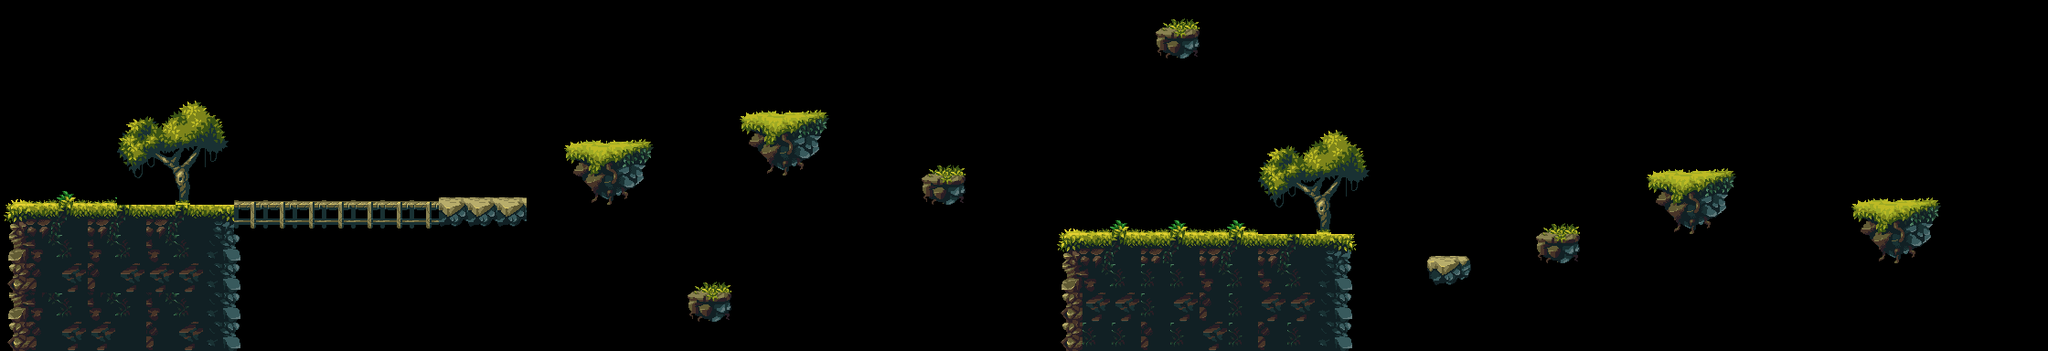

Tiled map render using the project's own tile images. Description and the whole map definition, tile-layer contents included, below:
An orthogonal 70x12 tile map with 32x32 px tiles, 1 tile layer (Tile Layer 1) and 20 objects.

<map version="1.4" tiledversion="1.4.3" orientation="orthogonal" renderorder="right-down" width="70" height="12" tilewidth="32" tileheight="32" infinite="0" nextlayerid="9" nextobjectid="33">
 <editorsettings>
  <export target="level2.lua" format="lua" />
 </editorsettings>
 <tileset firstgid="1" name="tiles" tilewidth="32" tileheight="32" tilecount="290" columns="29">
  <image source="tileset.png" width="928" height="320" />
 </tileset>
 <layer id="1" name="Tile Layer 1" width="70" height="12">
  <data encoding="csv">
0,0,0,0,0,0,0,0,0,0,0,0,0,0,0,0,0,0,0,0,0,0,0,0,0,0,0,0,0,0,0,0,0,0,0,0,0,0,0,89,154,0,0,0,0,0,0,0,0,0,0,0,0,0,0,0,0,0,0,6,6,0,0,0,0,0,0,0,0,0,
0,0,0,0,0,0,0,0,0,0,0,0,0,0,0,0,0,0,0,0,0,0,0,0,0,0,0,0,0,0,0,0,0,0,0,0,0,0,0,118,119,0,0,0,0,0,0,0,0,0,0,0,0,0,0,0,0,0,0,6,6,0,0,0,0,0,0,0,0,0,
0,0,0,0,0,0,0,0,0,0,0,0,0,0,0,0,0,0,0,0,0,0,0,0,0,0,0,0,0,0,0,0,0,0,0,0,0,0,0,0,0,0,0,0,0,0,0,0,0,0,0,0,0,0,0,0,0,0,6,6,6,6,0,0,0,0,0,0,0,0,
0,0,0,0,36,37,38,39,0,0,0,0,0,0,0,0,0,0,0,0,0,0,0,0,0,2,3,4,5,0,0,0,0,0,0,0,0,0,0,0,0,0,0,0,0,0,0,0,0,0,0,0,0,0,0,0,0,0,0,0,6,6,0,0,0,0,0,0,0,0,
0,0,0,0,65,66,67,68,0,0,0,0,0,0,0,0,0,0,0,2,3,4,5,0,0,31,32,33,34,0,0,0,0,0,0,0,0,0,0,0,0,0,0,36,37,38,39,0,0,0,0,0,0,0,0,0,0,0,0,0,6,0,0,0,0,0,0,0,0,0,
0,0,0,0,94,95,96,97,0,0,0,0,0,0,0,0,0,0,0,31,32,33,34,0,0,60,61,62,63,0,0,89,154,0,0,0,0,0,0,0,0,0,0,65,66,67,68,0,0,0,0,0,0,0,0,0,2,3,4,5,0,0,0,0,0,0,0,0,0,0,
147,148,149,148,123,124,125,126,166,166,166,166,166,166,166,49,49,49,0,60,61,62,63,0,0,0,0,0,0,0,0,118,119,0,0,0,0,0,0,0,0,0,0,94,95,96,97,0,0,0,0,0,0,0,0,0,31,32,33,34,0,0,0,2,3,4,5,0,0,0,
176,177,178,177,178,177,178,191,195,195,195,195,195,195,195,78,78,78,0,0,0,0,0,0,0,0,0,0,0,0,0,0,0,0,0,0,147,148,149,148,149,148,149,123,124,125,126,0,0,0,0,0,89,154,0,0,60,61,62,63,0,0,0,31,32,33,34,0,0,0,
205,206,207,206,207,206,207,220,221,0,0,0,0,0,0,0,0,0,63,0,0,0,0,0,0,0,0,0,0,0,0,0,0,0,0,0,176,177,178,177,178,177,178,177,178,191,192,0,48,49,50,0,118,119,0,0,0,0,0,0,0,0,0,60,61,62,63,0,0,0,
234,235,239,235,239,239,239,220,221,0,0,0,0,0,0,0,0,0,0,0,0,0,0,89,154,0,0,0,0,0,0,0,0,0,0,0,205,206,207,207,207,206,207,206,207,220,221,0,77,78,79,0,0,0,0,0,0,0,0,0,0,0,0,0,0,0,0,0,0,0,
205,206,207,206,207,206,207,220,221,0,0,0,0,0,0,0,0,0,0,0,0,0,0,118,119,0,0,0,0,0,0,0,0,0,0,0,234,239,239,207,239,235,207,239,239,220,221,0,0,0,0,0,0,0,0,0,0,0,0,0,0,0,0,0,0,0,0,0,0,0,
234,235,239,239,236,235,239,220,221,0,0,0,0,0,0,0,0,0,0,0,0,0,0,0,0,0,0,0,0,0,0,0,0,0,0,0,234,207,207,235,207,239,207,235,207,220,221,0,0,0,0,0,0,0,0,0,0,0,0,0,0,0,0,0,0,0,0,0,0,0
</data>
 </layer>
 <objectgroup id="8" name="spikes" />
 <objectgroup id="7" name="goblins" />
 <objectgroup id="2" name="Platforms">
  <object id="3" x="10.6667" y="222.667" width="244.667" height="159.333" />
  <object id="4" x="257.333" y="221.333" width="316.667" height="30" />
  <object id="5" x="620" y="160.667" width="90.6667" height="62.6666" />
  <object id="6" x="809.333" y="127.334" width="95.3333" height="62.6666" />
  <object id="7" x="1009.33" y="192" width="48.6667" height="30" />
  <object id="8" x="756.667" y="318" width="42" height="32.6667" />
  <object id="10" x="1162" y="253.333" width="315.333" height="131.333" />
  <object id="11" x="1562" y="278" width="46" height="32" />
  <object id="13" x="1680" y="256" width="48.6667" height="34.6667" />
  <object id="14" x="1801.33" y="191.333" width="98.6667" height="62" />
  <object id="15" x="2026.67" y="221.333" width="98" height="61.3334" />
 </objectgroup>
 <objectgroup id="3" name="flag">
  <object id="16" x="2081" y="190" width="32" height="31" />
 </objectgroup>
 <objectgroup id="4" name="coins">
  <object id="17" x="257" y="189" width="31" height="31" />
  <object id="18" x="667" y="122" width="34" height="32" />
  <object id="19" x="861" y="90" width="34" height="33" />
  <object id="22" x="1856" y="151" width="30" height="36" />
  <object id="32" x="542" y="187" width="32" height="29" />
 </objectgroup>
 <objectgroup id="5" name="enemies">
  <object id="25" x="1344" y="223" width="31" height="29" />
 </objectgroup>
 <objectgroup id="6" name="boundaries">
  <object id="29" x="1160.07" y="252.705" width="2" height="2.5" />
  <object id="31" x="1485.73" y="252.727" width="3" height="2" />
 </objectgroup>
</map>
